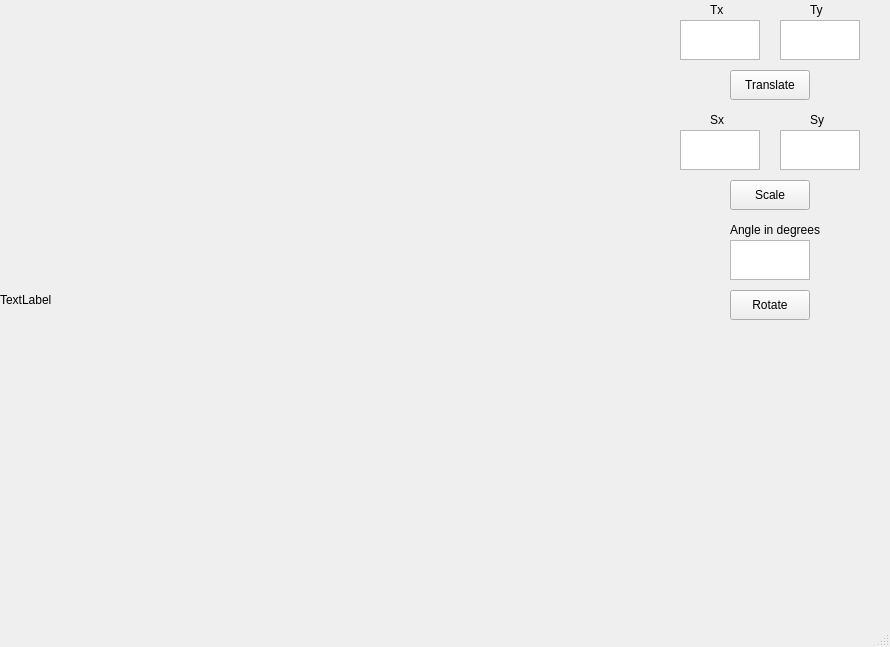
<?xml version="1.0" encoding="UTF-8"?>
<ui version="4.0">
 <class>MainWindow</class>
 <widget class="QMainWindow" name="MainWindow">
  <property name="geometry">
   <rect>
    <x>0</x>
    <y>0</y>
    <width>890</width>
    <height>647</height>
   </rect>
  </property>
  <property name="windowTitle">
   <string>MainWindow</string>
  </property>
  <widget class="QWidget" name="centralwidget">
   <widget class="QTextEdit" name="textEdit_tx">
    <property name="geometry">
     <rect>
      <x>680</x>
      <y>20</y>
      <width>80</width>
      <height>40</height>
     </rect>
    </property>
   </widget>
   <widget class="QTextEdit" name="textEdit_angle">
    <property name="geometry">
     <rect>
      <x>730</x>
      <y>240</y>
      <width>80</width>
      <height>40</height>
     </rect>
    </property>
   </widget>
   <widget class="QLabel" name="label_tx">
    <property name="geometry">
     <rect>
      <x>710</x>
      <y>0</y>
      <width>20</width>
      <height>20</height>
     </rect>
    </property>
    <property name="text">
     <string>Tx</string>
    </property>
   </widget>
   <widget class="QLabel" name="label_sy">
    <property name="geometry">
     <rect>
      <x>810</x>
      <y>110</y>
      <width>20</width>
      <height>20</height>
     </rect>
    </property>
    <property name="text">
     <string>Sy</string>
    </property>
   </widget>
   <widget class="QLabel" name="label_ty">
    <property name="geometry">
     <rect>
      <x>810</x>
      <y>0</y>
      <width>20</width>
      <height>20</height>
     </rect>
    </property>
    <property name="text">
     <string>Ty</string>
    </property>
   </widget>
   <widget class="QPushButton" name="scaleBtn">
    <property name="geometry">
     <rect>
      <x>730</x>
      <y>180</y>
      <width>80</width>
      <height>30</height>
     </rect>
    </property>
    <property name="text">
     <string>Scale</string>
    </property>
   </widget>
   <widget class="QTextEdit" name="textEdit_sx">
    <property name="geometry">
     <rect>
      <x>680</x>
      <y>130</y>
      <width>80</width>
      <height>40</height>
     </rect>
    </property>
   </widget>
   <widget class="QPushButton" name="rotateBtn">
    <property name="geometry">
     <rect>
      <x>730</x>
      <y>290</y>
      <width>80</width>
      <height>30</height>
     </rect>
    </property>
    <property name="text">
     <string>Rotate</string>
    </property>
   </widget>
   <widget class="QLabel" name="angle_label">
    <property name="geometry">
     <rect>
      <x>730</x>
      <y>220</y>
      <width>91</width>
      <height>20</height>
     </rect>
    </property>
    <property name="text">
     <string>Angle in degrees</string>
    </property>
   </widget>
   <widget class="QTextEdit" name="textEdit_ty">
    <property name="geometry">
     <rect>
      <x>780</x>
      <y>20</y>
      <width>80</width>
      <height>40</height>
     </rect>
    </property>
   </widget>
   <widget class="QPushButton" name="translateBtn">
    <property name="geometry">
     <rect>
      <x>730</x>
      <y>70</y>
      <width>80</width>
      <height>30</height>
     </rect>
    </property>
    <property name="text">
     <string>Translate</string>
    </property>
   </widget>
   <widget class="QLabel" name="label">
    <property name="geometry">
     <rect>
      <x>0</x>
      <y>0</y>
      <width>600</width>
      <height>600</height>
     </rect>
    </property>
    <property name="text">
     <string>TextLabel</string>
    </property>
   </widget>
   <widget class="QLabel" name="label_sx">
    <property name="geometry">
     <rect>
      <x>710</x>
      <y>110</y>
      <width>20</width>
      <height>20</height>
     </rect>
    </property>
    <property name="text">
     <string>Sx</string>
    </property>
   </widget>
   <widget class="QTextEdit" name="textEdit_sy">
    <property name="geometry">
     <rect>
      <x>780</x>
      <y>130</y>
      <width>80</width>
      <height>40</height>
     </rect>
    </property>
   </widget>
  </widget>
  <widget class="QMenuBar" name="menubar">
   <property name="geometry">
    <rect>
     <x>0</x>
     <y>0</y>
     <width>890</width>
     <height>21</height>
    </rect>
   </property>
  </widget>
  <widget class="QStatusBar" name="statusbar"/>
 </widget>
 <resources/>
 <connections/>
</ui>
